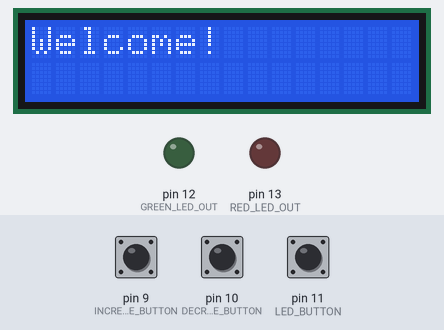
Bench run of a sketch on a simulated Arduino Uno, built with avr-gcc and run on an emulated ATmega328P. Shown: 16×2 character LCD, output pins drawn as LEDs (lit = HIGH). Dashed ring = blinking. The inputs (shaded band) are chosen by the test bench; at power-on: pin 11 (LED_BUTTON) LOW, pin 10 (DECREASE_BUTTON) LOW, pin 9 (INCREASE_BUTTON) LOW. What the sketch prints to the serial monitor is not drawn.

Above: at 0.1 s.
1.8 s: pin 11 (LED_BUTTON) pulled HIGH for 3.2 s
At 3.0 s:
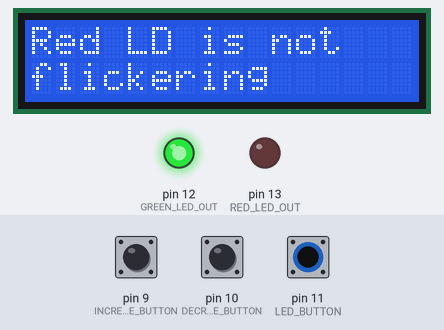
6.8 s: pin 10 (DECREASE_BUTTON) pulled HIGH for 1 s
At 7.59 s:
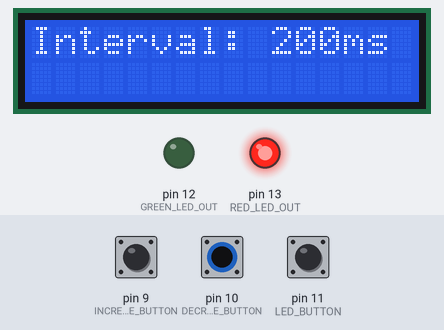
8.4 s: pin 9 (INCREASE_BUTTON) pulled HIGH for 1 s
At 10.2 s:
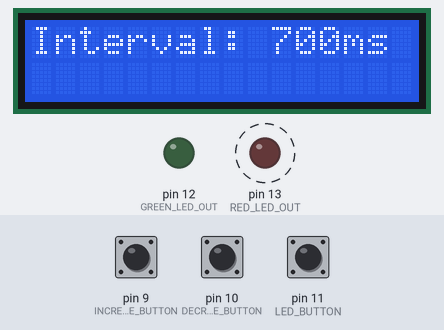
12.4 s: pin 9 (INCREASE_BUTTON) pulled HIGH for 0.15 s
At 13.4 s:
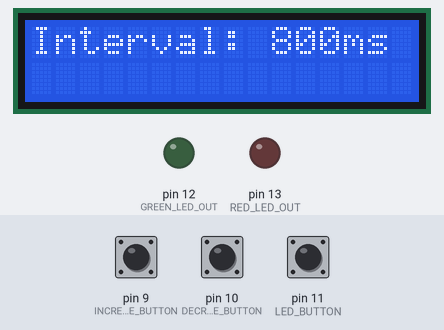
18.6 s: pin 11 (LED_BUTTON) pulled HIGH for 1 s
At 21.3 s:
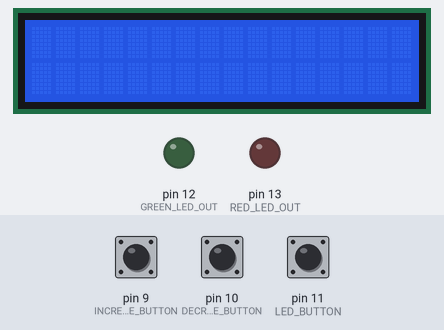
Timing chart, 0 to 27.0 s (numbered marks = the images above; inputs shaded):
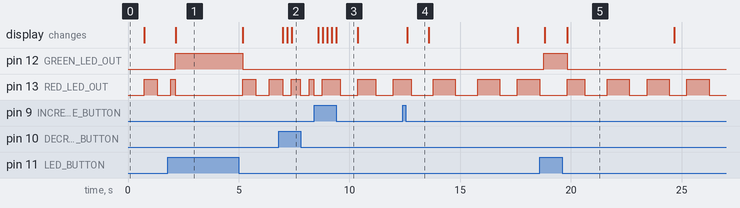

Measured:
- after the input at 1.8 s, pin 12 (GREEN_LED_OUT): LOW → HIGH after 0.33 s, → LOW 3.1 s later; the display: changes after 0.35 s (image 1)
- after the input at 6.8 s, the display: first changes after 0.20 s (image 2 shows a later state)
- after the input at 8.4 s, the display: first changes after 0.20 s (image 3 shows a later state)
- after the input at 12.4 s, the display: changes after 0.20 s (image 4)
- after the input at 18.6 s, pin 12 (GREEN_LED_OUT): LOW → HIGH after 0.18 s, → LOW 1.0 s later; the display: first changes after 0.21 s (image 5 shows a later state)
- what the display in image 4 shows lasts 1.0 s, from 12.6 s to 13.6 s

The sketch:

lab2.1.ino
```cpp
#include <Adafruit_LiquidCrystal.h>
#include <stdio.h>
#include "common/io.hpp"
#include "scheduler.hpp"

const uint8_t GREEN_LED_OUT = 12;
const uint8_t RED_LED_OUT = 13;
const uint32_t BAUD_RATE = 9600;
const uint32_t MIN_FLICKER_INTERVAL_MS = 200;

// LCD config
const uint8_t rs = 7, en = 6, d4 = 5, d5 = 4, d6 = 3, d7 = 2;
Adafruit_LiquidCrystal lcd(rs, en, d4, d5, d6, d7);
const uint8_t LCD_COLUMNS = 16;
const uint8_t LCD_ROWS = 2;

// Buttons config
const uint8_t LED_BUTTON = 11;
const uint8_t DECREASE_BUTTON = 10;
const uint8_t INCREASE_BUTTON = 9;

// scheduler
Scheduler scheduler(4);

// Global variables
bool ledButtonPressed = false;
bool flickerLedIsOn = false;
bool decreaseButtonPressed = false;
bool increaseButtonPressed = false;
uint8_t ticksShowingInterval = 0;
uint32_t lastFlicker = millis();
uint32_t flickerInterval = 500;

uint32_t lastButtonPress = millis();
bool shouldShowIdleMessage = false;

void init_lcd()
{
    lcd.begin(LCD_COLUMNS, LCD_ROWS);
    lcd.clear();
    lcd.print("Welcome!");
    delay(500);
}

void button_pressed_task()
{
    ledButtonPressed = digitalRead(LED_BUTTON);
    if (ledButtonPressed)
    {
        lastButtonPress = millis();
    }
}

void idle_check_task()
{
    if (millis() - lastButtonPress > 5000)
    {
        shouldShowIdleMessage = true;
    }
    else
    {
        shouldShowIdleMessage = false;
    }
}

void flicker_task()
{
    if (!ledButtonPressed)
    {
        if (millis() - lastFlicker > flickerInterval)
        {
            flickerLedIsOn = !flickerLedIsOn;
            lastFlicker = millis();
        }
    }
    else
    {
        flickerLedIsOn = false;
    }

    if (digitalRead(DECREASE_BUTTON))
    {
        flickerInterval = max(flickerInterval - 100, MIN_FLICKER_INTERVAL_MS);
        ticksShowingInterval = 5;
        lastButtonPress = millis();
    }
    if (digitalRead(INCREASE_BUTTON))
    {
        flickerInterval += 100;
        ticksShowingInterval = 5;
        lastButtonPress = millis();
    }
}

void ui_task()
{
    digitalWrite(GREEN_LED_OUT, ledButtonPressed);
    digitalWrite(RED_LED_OUT, flickerLedIsOn);
    lcd.clear();
    if (ticksShowingInterval)
    {
        lcd.setCursor(0, 0);
        lcd.print("Interval: ");
        lcd.print(flickerInterval);
        lcd.print("ms");
        ticksShowingInterval--;
    }
    else if (ledButtonPressed)
    {
        lcd.setCursor(0, 0);
        lcd.print("Red LD is not");
        lcd.setCursor(0, 1);
        lcd.print("flickering");
    }
    else if (shouldShowIdleMessage)
    {
        lcd.setCursor(0, 0);
        lcd.print("You've gone");
        lcd.setCursor(0, 1);
        lcd.print("idle :(");
    }
}

void setup()
{
    pinMode(GREEN_LED_OUT, OUTPUT);
    pinMode(RED_LED_OUT, OUTPUT);
    Serial.begin(BAUD_RATE);
    redirect_stdout();
    printf("Serial communication started\n");
    init_lcd();
    scheduler.addTask(button_pressed_task);
    scheduler.addTask(flicker_task);
    scheduler.addTask(idle_check_task);
    scheduler.addTask(ui_task);
}

void loop()
{
    scheduler.advanceTick();
}
```

scheduler.hpp
```cpp
#pragma once

typedef void (*Task)(void);

class Scheduler
{
private:
    const size_t MAX_MILLIS_PER_TASK = 50;
    Task *tasks;
    size_t size = 0;
    uint16_t executionMillis = 0;
    uint16_t lastTickMillis = millis();
    size_t currentTaskIndex = 0;

public:
    Scheduler(size_t max_size)
    {
        tasks = new Task[max_size];
    }
    ~Scheduler()
    {
        delete[] tasks;
    }
    void addTask(Task task)
    {
        tasks[size++] = task;
    }
    void advanceTick()
    {
        uint16_t currentMillis = millis();
        uint16_t elapsedMillis = currentMillis - lastTickMillis;
        lastTickMillis = currentMillis;
        executionMillis += elapsedMillis;
        if (executionMillis >= MAX_MILLIS_PER_TASK)
        {
            executionMillis = 0;
            tasks[currentTaskIndex]();
            currentTaskIndex = (currentTaskIndex + 1) % size;
        }
    }
};
```
